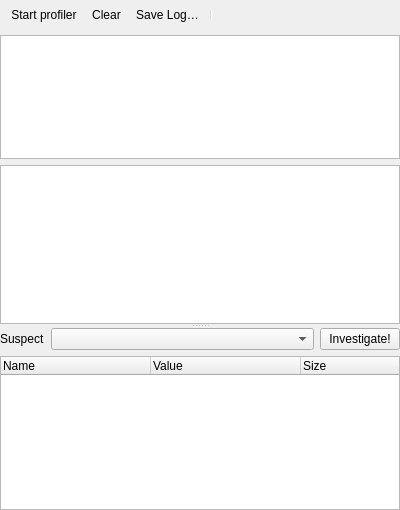
<?xml version="1.0" encoding="UTF-8"?>
<ui version="4.0">
 <class>Form</class>
 <widget class="QWidget" name="Form">
  <property name="geometry">
   <rect>
    <x>0</x>
    <y>0</y>
    <width>400</width>
    <height>510</height>
   </rect>
  </property>
  <property name="windowTitle">
   <string>Form</string>
  </property>
  <layout class="QVBoxLayout" name="verticalLayout_2">
   <property name="leftMargin">
    <number>0</number>
   </property>
   <property name="topMargin">
    <number>0</number>
   </property>
   <property name="rightMargin">
    <number>0</number>
   </property>
   <property name="bottomMargin">
    <number>0</number>
   </property>
   <item>
    <widget class="QToolBar" name="mToolbar">
     <property name="iconSize">
      <size>
       <width>24</width>
       <height>24</height>
      </size>
     </property>
     <property name="floatable">
      <bool>false</bool>
     </property>
     <addaction name="mActionProfiler"/>
     <addaction name="mActionClear"/>
     <addaction name="mActionSaveLog"/>
     <addaction name="separator"/>
    </widget>
   </item>
   <item>
    <widget class="QTableView" name="tableView">
     <property name="alternatingRowColors">
      <bool>true</bool>
     </property>
     <property name="selectionMode">
      <enum>QAbstractItemView::NoSelection</enum>
     </property>
     <property name="selectionBehavior">
      <enum>QAbstractItemView::SelectRows</enum>
     </property>
     <property name="gridStyle">
      <enum>Qt::CustomDashLine</enum>
     </property>
     <property name="sortingEnabled">
      <bool>true</bool>
     </property>
     <attribute name="horizontalHeaderVisible">
      <bool>true</bool>
     </attribute>
     <attribute name="horizontalHeaderStretchLastSection">
      <bool>true</bool>
     </attribute>
     <attribute name="verticalHeaderVisible">
      <bool>false</bool>
     </attribute>
     <attribute name="verticalHeaderStretchLastSection">
      <bool>false</bool>
     </attribute>
    </widget>
   </item>
   <item>
    <widget class="QSplitter" name="splitter">
     <property name="orientation">
      <enum>Qt::Vertical</enum>
     </property>
     <widget class="QPlainTextEdit" name="txtLog"/>
     <widget class="QWidget" name="layoutWidget">
      <layout class="QVBoxLayout" name="verticalLayout">
       <item>
        <layout class="QHBoxLayout" name="horizontalLayout">
         <item>
          <widget class="QLabel" name="lblSuspect">
           <property name="text">
            <string>Suspect</string>
           </property>
          </widget>
         </item>
         <item>
          <widget class="QComboBox" name="cmbPlugins">
           <property name="sizePolicy">
            <sizepolicy hsizetype="Expanding" vsizetype="Fixed">
             <horstretch>0</horstretch>
             <verstretch>0</verstretch>
            </sizepolicy>
           </property>
          </widget>
         </item>
         <item>
          <widget class="QPushButton" name="btnInvestigate">
           <property name="text">
            <string>Investigate!</string>
           </property>
          </widget>
         </item>
        </layout>
       </item>
       <item>
        <widget class="QTreeWidget" name="treeObjects">
         <property name="minimumSize">
          <size>
           <width>58</width>
           <height>0</height>
          </size>
         </property>
         <property name="maximumSize">
          <size>
           <width>16777215</width>
           <height>16777215</height>
          </size>
         </property>
         <property name="styleSheet">
          <string notr="true">QListWidget{
  background-color: rgb(69, 69, 69, 220);
  outline: 0;
}
QListWidget::item {
  color: white;
  padding: 3px;
}
QListWidget::item::selected {
  color: black;
  background-color:palette(Window);
    padding-right: 0px;
}</string>
         </property>
         <property name="horizontalScrollBarPolicy">
          <enum>Qt::ScrollBarAlwaysOff</enum>
         </property>
         <property name="editTriggers">
          <set>QAbstractItemView::NoEditTriggers</set>
         </property>
         <property name="iconSize">
          <size>
           <width>32</width>
           <height>32</height>
          </size>
         </property>
         <property name="textElideMode">
          <enum>Qt::ElideNone</enum>
         </property>
         <attribute name="headerDefaultSectionSize">
          <number>150</number>
         </attribute>
         <column>
          <property name="text">
           <string>Name</string>
          </property>
         </column>
         <column>
          <property name="text">
           <string>Value</string>
          </property>
         </column>
         <column>
          <property name="text">
           <string>Size</string>
          </property>
         </column>
        </widget>
       </item>
      </layout>
     </widget>
    </widget>
   </item>
  </layout>
  <action name="mActionClear">
   <property name="icon">
    <iconset>
     <normaloff>:/images/themes/default/mActionDeleteSelected.svg</normaloff>:/images/themes/default/mActionDeleteSelected.svg</iconset>
   </property>
   <property name="text">
    <string>Clear</string>
   </property>
   <property name="toolTip">
    <string>Clear Log</string>
   </property>
  </action>
  <action name="mActionProfiler">
   <property name="checkable">
    <bool>true</bool>
   </property>
   <property name="icon">
    <iconset>
     <normaloff>:/images/themes/default/mActionRecord.svg</normaloff>:/images/themes/default/mActionRecord.svg</iconset>
   </property>
   <property name="text">
    <string>Start profiler</string>
   </property>
  </action>
  <action name="mActionSaveLog">
   <property name="icon">
    <iconset>
     <normaloff>:/images/themes/default/mActionFileSave.svg</normaloff>:/images/themes/default/mActionFileSave.svg</iconset>
   </property>
   <property name="text">
    <string>Save Log…</string>
   </property>
  </action>
 </widget>
 <resources/>
 <connections/>
</ui>
